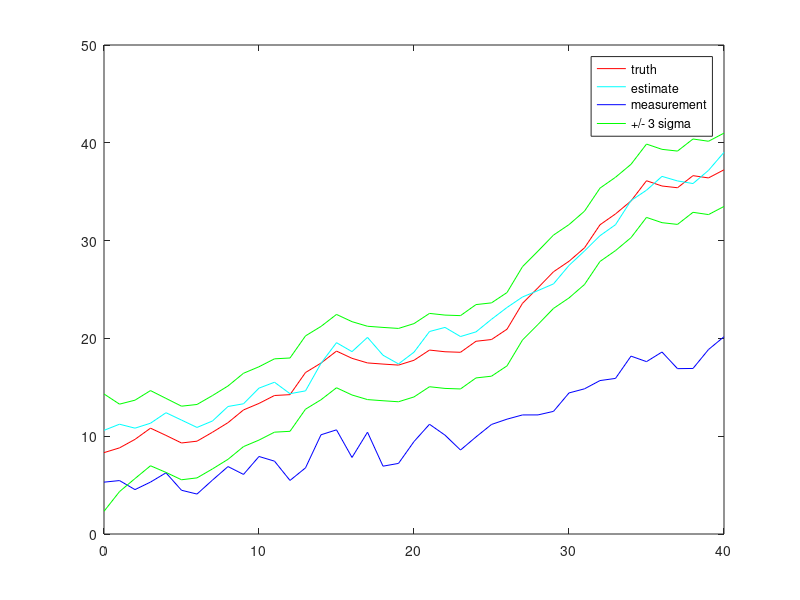

Here is the MATLAB script that generated this plot:
% define system
% x+ = x + u * dt + n
% y  = x + v

dt = 1;

F_x = 1;
F_u = dt;
F_n = 1;
H = 0.5;

Q = 1;
R = 1;

% simulated variables

X = 7;
u = 1;

% estimated variables

x = 0;
P = 1e4;

% trajectories
tt = 0:dt:40;
XX = zeros(1, size(tt,2));
xx = zeros(1, size(tt,2));
yy = zeros(1, size(tt,2));
PP = zeros(1, size(tt,2));

% perturbation levels
q = sqrt(Q);
r = sqrt(R);

% start loop
i = 1;
for t = tt

    % simulate
    n = q * randn;
    X = F_x * X + F_u * u + F_n * n;
    v = r * randn;
    y = H*X + v;
    
    % estimate - prediction
    x = F_x * x + F_u * u;
    P = F_x * P * F_x' + F_n * Q * F_n';
    
    % correction
    e = H * x;
    E = H * P * H';
    
    z = y - e;
    Z = R + E;
    
    K = P * H' * Z^-1;
    
    x = x + K * z;
    P = P - K * H * P;
    
    % collect data
    XX(:,i) = X;
    xx(:,i) = x;
    yy(:,i) = y;
    PP(:,i) = diag(P);

    % update index
    i = i + 1;
end

% plot
mapFig = figure(1);
plot(tt,XX,'r',tt,xx,'c',tt,yy,'b',tt,XX+3*sqrt(PP),'g',tt,XX-3*sqrt(PP),'g');
legend('truth','estimate','measurement','+/- 3 sigma')

